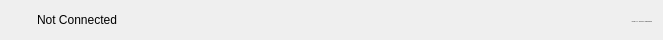
     <widget class="QWidget" name="widget_sub_bar" native="true">
      <property name="minimumSize">
       <size>
        <width>421</width>
        <height>40</height>
       </size>
      </property>
      <property name="maximumSize">
       <size>
        <width>16777215</width>
        <height>40</height>
       </size>
      </property>
      <property name="styleSheet">
       <string notr="true">QLabel[objectName=&quot;lbl_connection_status&quot;]{
	color:#f0f0f0;
	font-size:10px;
}

QLabel[objectName=&quot;lbl_datetime&quot;]{
	color:#f0f0f0;
	font-size:11px;
}</string>
      </property>
      <layout class="QHBoxLayout" name="horizontalLayout_67">
       <item>
        <widget class="QLabel" name="lbl_connection_icon">
         <property name="minimumSize">
          <size>
           <width>20</width>
           <height>10</height>
          </size>
         </property>
         <property name="maximumSize">
          <size>
           <width>20</width>
           <height>10</height>
          </size>
         </property>
         <property name="toolTip">
          <string>Status of database connection</string>
         </property>
         <property name="text">
          <string/>
         </property>
         <property name="pixmap">
          <pixmap resource="../icons_source.qrc">:/newSource/icons/red_dot.png</pixmap>
         </property>
         <property name="scaledContents">
          <bool>true</bool>
         </property>
        </widget>
       </item>
       <item>
        <widget class="QLabel" name="lbl_connection_status">
         <property name="minimumSize">
          <size>
           <width>80</width>
           <height>16</height>
          </size>
         </property>
         <property name="maximumSize">
          <size>
           <width>80</width>
           <height>16</height>
          </size>
         </property>
         <property name="toolTip">
          <string>Status of database connection</string>
         </property>
         <property name="text">
          <string>Not Connected</string>
         </property>
        </widget>
       </item>
       <item>
        <spacer name="horizontalSpacer_58">
         <property name="orientation">
          <enum>Qt::Horizontal</enum>
         </property>
         <property name="sizeHint" stdset="0">
          <size>
           <width>289</width>
           <height>19</height>
          </size>
         </property>
        </spacer>
       </item>
       <item>
        <widget class="QLabel" name="lbl_datetime">
         <property name="minimumSize">
          <size>
           <width>240</width>
           <height>21</height>
          </size>
         </property>
         <property name="maximumSize">
          <size>
           <width>0</width>
           <height>21</height>
          </size>
         </property>
         <property name="font">
          <font>
           <pointsize>-1</pointsize>
          </font>
         </property>
         <property name="text">
          <string>DD:MM:YYYY - HH:MM:SS - DDDDDDDDDD</string>
         </property>
         <property name="alignment">
          <set>Qt::AlignRight|Qt::AlignTrailing|Qt::AlignVCenter</set>
         </property>
         <property name="wordWrap">
          <bool>true</bool>
         </property>
        </widget>
       </item>
      </layout>
     </widget>
